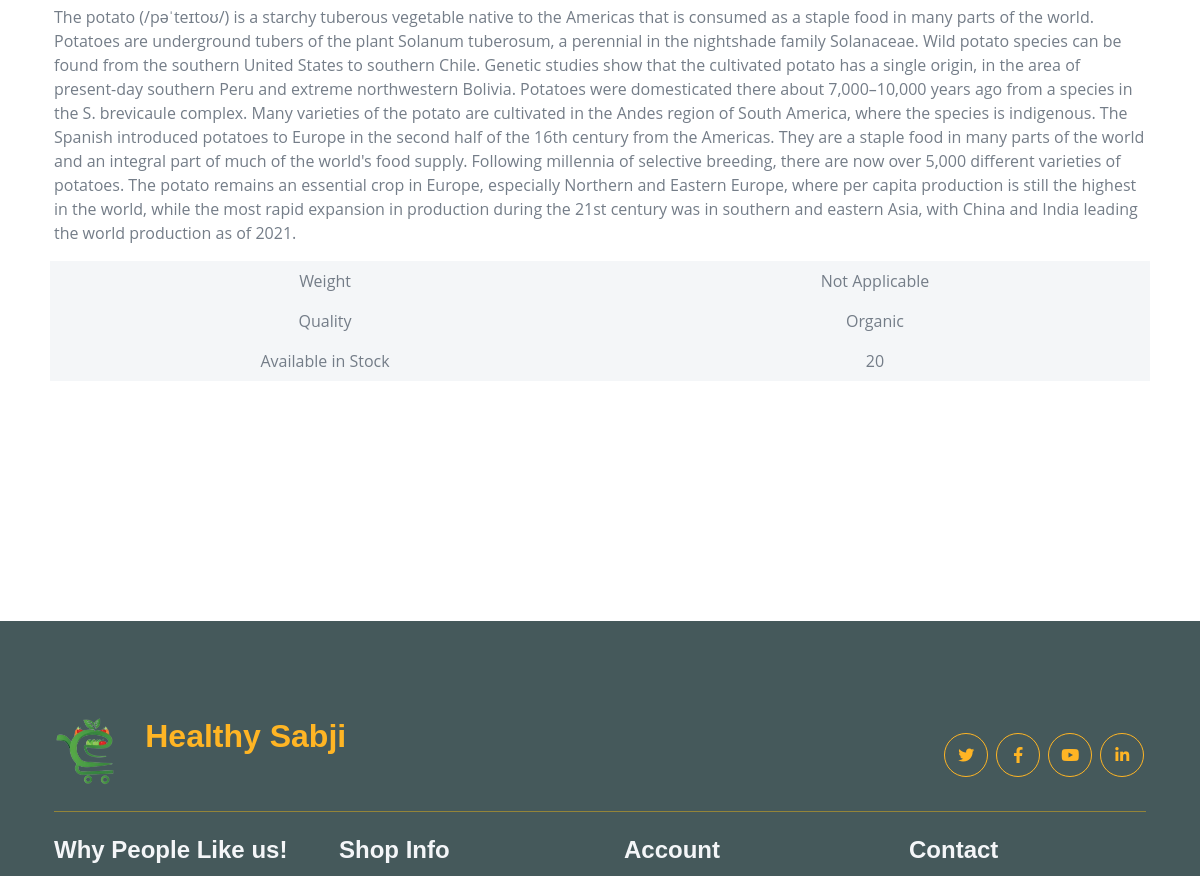
The app's page /product/3/ (middle part), older data.
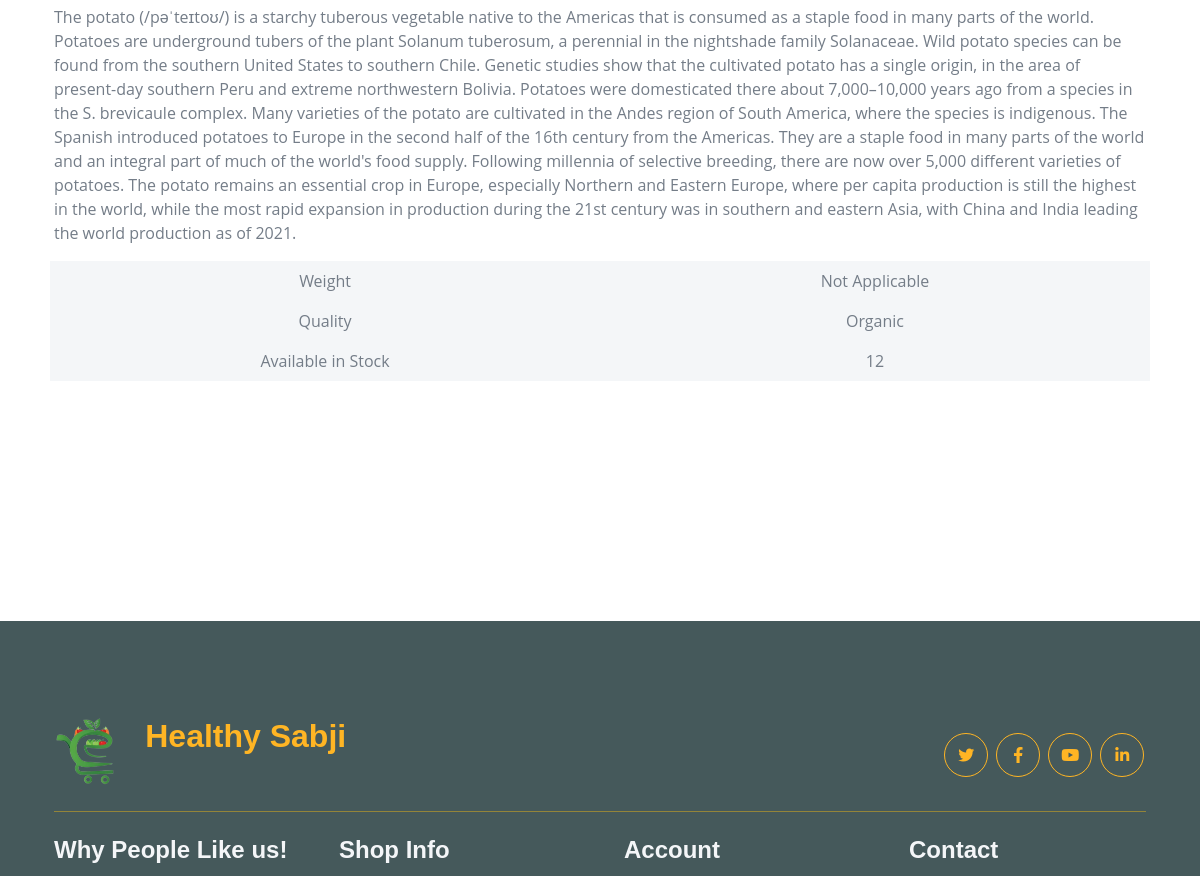
The same page, newer data.
### sabji/models.py (models this page shows, shortened)
class Product(models.Model):
    name = models.CharField(max_length=100)
    price = models.IntegerField(help_text='Price per kilo')
    pre_discount_price = models.IntegerField(blank=True, null=True)
    description = models.TextField()
    image = models.ImageField(upload_to='product_images/')
    quantity = models.IntegerField()
    farmer = models.ForeignKey(CustomUser, on_delete=models.CASCADE, related_name='products', limit_choices_to={'is_farmer': True})
    date_added = models.DateTimeField(auto_now_add=True)
    category = models.ForeignKey('Category', on_delete=models.SET_NULL, related_name='products',null=True)

### sabji/views.py (the view)
# urls.py: path('product/<int:id>/',views.productDetail,name="productDetail"),
def productDetail(request,id):
    product = Product.objects.get(id=id)
    return render(request,'user/product_desc.html',{'product':product})

### sabji/models.py (called while the page is built)
    def __str__(self):
        return self.name

### sabji/processors.py (called while the page is built)
def productprocessor(request):
    products = Product.objects.filter(quantity__gt=0)
    lowest_price = products.filter(quantity__gt=0).order_by('price').first()
    return {'products': products, 'lowest_price': lowest_price}

def categoryprocessor(request):
    categories = Category.objects.all()
    return {'categories': categories}

def discountprocessor(request):
    discounted_products = Product.objects.filter(pre_discount_price__gt=0)
    return {'discounted_products': discounted_products}

def cartprocessor(request):
    cart_count = 0
    if request.user.is_authenticated:
        cart_count = request.user.cart_items.filter(active=True).count()
    return {'cart_count': cart_count}

def bestsellerprocessor(request):
    bestseller_data = (
        OrderItem.objects.values('product__id', 'product__name')
        .annotate(total_quantity=Sum('quantity'))
        .order_by('-total_quantity')
    )
    bestseller_ids = [item['product__id'] for item in bestseller_data[:3]]
    bestseller = Product.objects.filter(id__in=bestseller_ids)
    return {'bestsellers': bestseller}

### templates/user/product_desc.html (shortened to what this page needs)
{% extends "base.html" %}
{% block content %}
        <div class="container-fluid py-5 mt-5">
            <div class="container py-5">
                <div class="row g-4 mb-5">
                    <div class="col-lg-12 col-xl-12">
                        <div class="row g-4">
                            <div class="col-lg-12">
                                <div class="tab-content mb-5">
                                    <div class="tab-pane active" id="nav-about" role="tabpanel" aria-labelledby="nav-about-tab">
                                        <p>{{product.description}} </p>
                                        <div class="px-2">
                                            <div class="row g-4">
                                                <div class="col-12">
                                                    <div class="row bg-light align-items-center text-center justify-content-center py-2">
                                                        <div class="col-6">
                                                            <p class="mb-0">Weight</p>
                                                        </div>
                                                        <div class="col-6">
                                                            <p class="mb-0">Not Applicable</p>
                                                        </div>
                                                    </div>
                                                    <div class="row bg-light text-center align-items-center justify-content-center py-2">
                                                        <div class="col-6">
                                                            <p class="mb-0">Quality</p>
                                                        </div>
                                                        <div class="col-6">
                                                            <p class="mb-0">Organic</p>
                                                        </div>
                                                    </div>
                                                    <div class="row bg-light text-center align-items-center justify-content-center py-2">
                                                        <div class="col-6">
                                                            <p class="mb-0">Available in Stock</p>
                                                        </div>
                                                        <div class="col-6">
                                                            <p class="mb-0">{{product.quantity}}</p>
                                                        </div>
                                                    </div>
                                                </div>
                                            </div>
                                        </div>
                                    </div>
                                </div>
                            </div>
                        </div>
                    </div>
                </div>
            </div>
        </div>
{% endblock %}

Row changes from the older to the newer data that the page shows:
changed Product: quantity "20" → "12"
